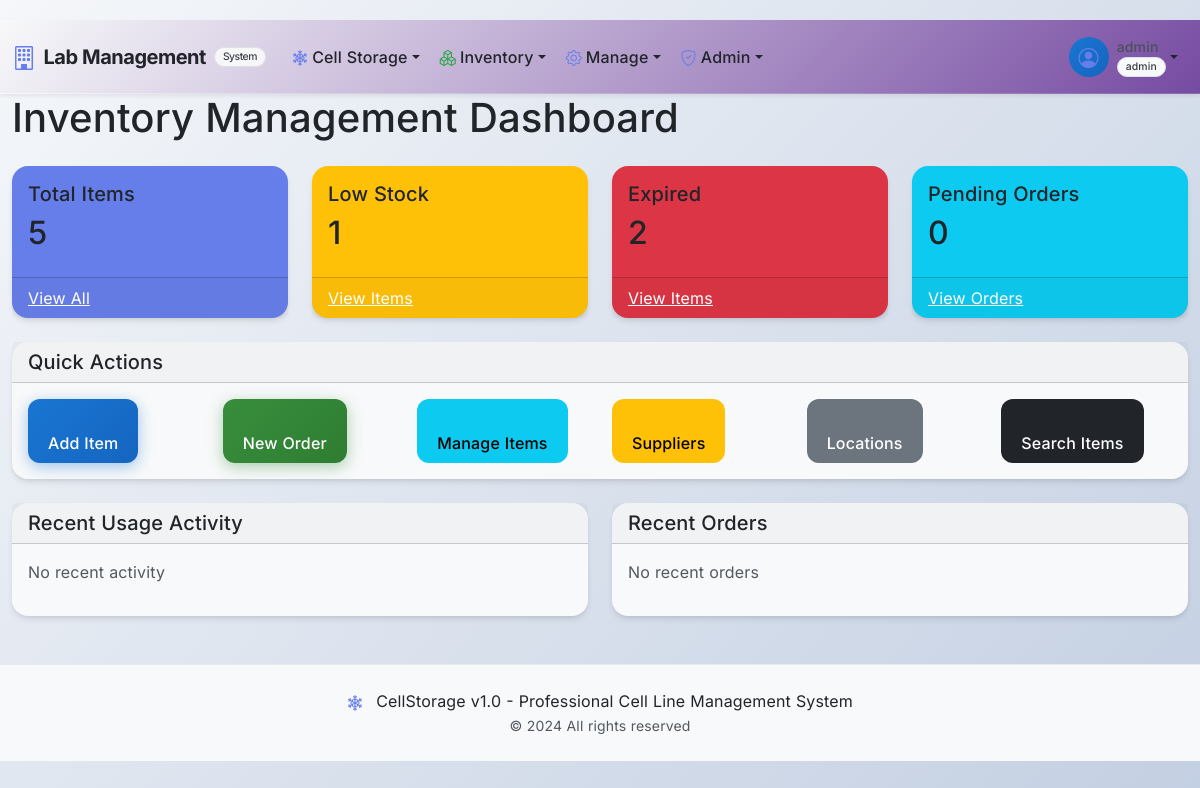
The page /inventory/ (signed in) on the database as committed earlier.
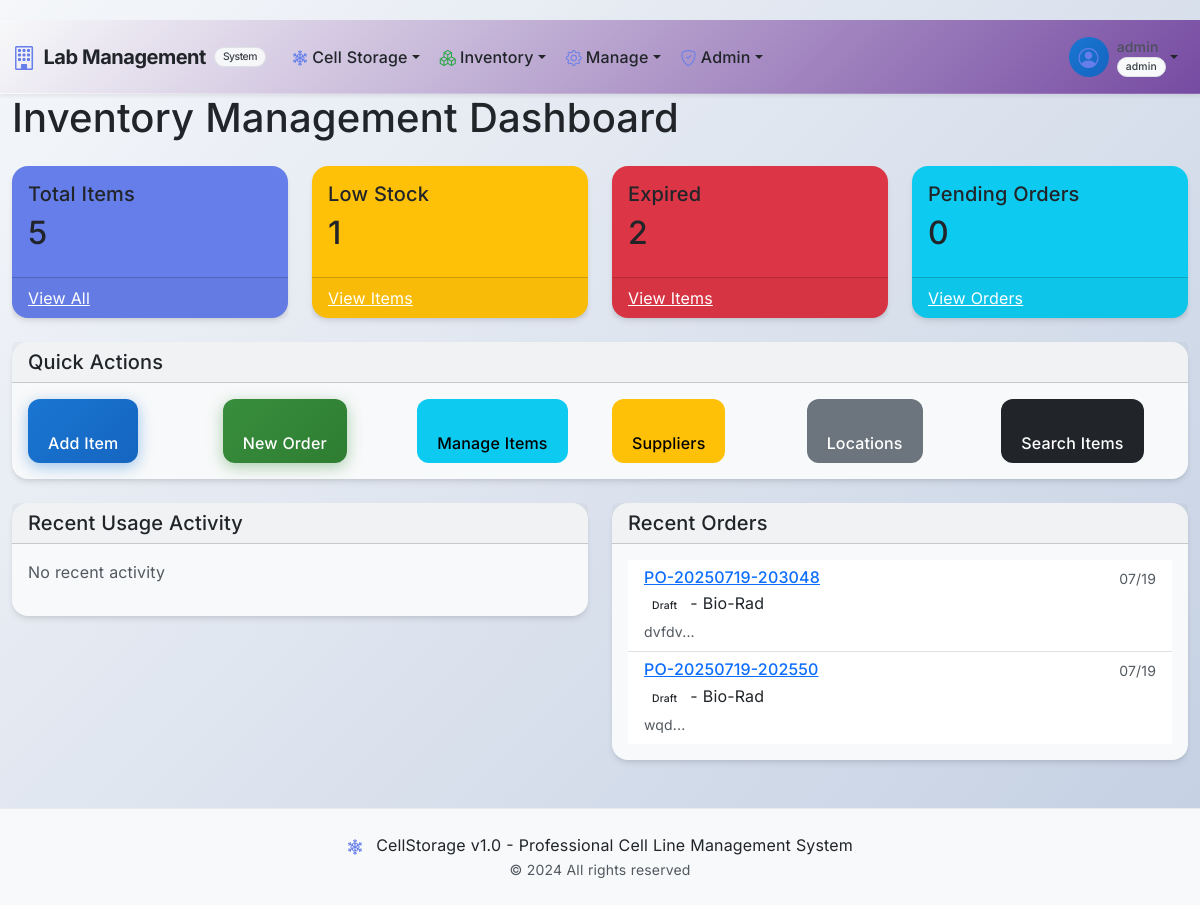
The same page on the database as committed later.
### app/inventory/models.py (models this page shows, shortened)
class Order(db.Model):
    __tablename__ = 'orders'
    id = db.Column(db.Integer, primary_key=True)
    order_number = db.Column(db.String(64), unique=True, nullable=False)
    status = db.Column(db.String(32), default='Draft')
    priority = db.Column(db.String(16), default='Normal')
    requested_by_user_id = db.Column(db.Integer, db.ForeignKey('users.id'), nullable=False)
    approved_by_user_id = db.Column(db.Integer, db.ForeignKey('users.id'))
    supplier_id = db.Column(db.Integer, db.ForeignKey('suppliers.id'))
    total_cost = db.Column(db.Float)
    currency = db.Column(db.String(8), default='USD')
    requested_date = db.Column(db.DateTime, default=datetime.utcnow)
    needed_by_date = db.Column(db.Date)
    approved_date = db.Column(db.DateTime)
    ordered_date = db.Column(db.DateTime)
    received_date = db.Column(db.DateTime)
    justification = db.Column(db.Text)
    notes = db.Column(db.Text)
    items = db.relationship('OrderItem', backref='order_info', lazy='dynamic', cascade='all, delete-orphan')
    requested_by = db.relationship('User', foreign_keys=[requested_by_user_id], backref='orders_requested')
    approved_by = db.relationship('User', foreign_keys=[approved_by_user_id], backref='orders_approved')

class Supplier(db.Model):
    __tablename__ = 'suppliers'
    id = db.Column(db.Integer, primary_key=True)
    name = db.Column(db.String(128), nullable=False)
    contact_person = db.Column(db.String(128))
    email = db.Column(db.String(128))
    phone = db.Column(db.String(32))
    website = db.Column(db.String(255))
    address = db.Column(db.Text)
    notes = db.Column(db.Text)
    is_active = db.Column(db.Boolean, default=True)
    created_at = db.Column(db.DateTime, default=datetime.utcnow)
    items = db.relationship('InventoryItem', backref='supplier_info', lazy='dynamic')
    orders = db.relationship('Order', backref='supplier_info', lazy='dynamic')

### app/inventory/routes.py (the view)
@bp.route('/')
@login_required
@require_permission('inventory.view')
def index():
    total_items = InventoryItem.query.filter(InventoryItem.status != 'Used Up').count()
    low_stock_items = InventoryItem.query.filter(InventoryItem.current_quantity <= InventoryItem.minimum_quantity).count()
    expired_items = InventoryItem.query.filter(InventoryItem.expiration_date < date.today()).count()
    pending_orders = Order.query.filter(Order.status.in_(['Submitted', 'Approved'])).count()
    recent_usage = UsageLog.query.order_by(UsageLog.timestamp.desc()).limit(5).all()
    recent_orders = Order.query.order_by(Order.requested_date.desc()).limit(5).all()
    active_alerts = StockAlert.query.filter_by(is_active=True, is_acknowledged=False).limit(5).all()
    return render_template('inventory/dashboard.html',
                         total_items=total_items,
                         low_stock_items=low_stock_items,
                         expired_items=expired_items,
                         pending_orders=pending_orders,
                         recent_usage=recent_usage,
                         recent_orders=recent_orders,
                         active_alerts=active_alerts)

### app/cell_storage/models.py (called while the page is built)
    @property
    def is_admin(self):
        return self.role == 'admin'

### app/shared/permissions.py (called while the page is built)
def require_permission(permission, resource_type=None, resource_id_param=None):
    def decorator(f):
        @wraps(f)
        def decorated_function(*args, **kwargs):
            if not current_user.is_authenticated:
                abort(401)
            resource_id = None
            if resource_id_param:
                resource_id = kwargs.get(resource_id_param) or request.args.get(resource_id_param)
            if not PermissionManager.has_permission(
                current_user.id,
                permission,
                resource_type,
                resource_id
            ):
                abort(403)
            return f(*args, **kwargs)
        return decorated_function
    return decorator

def has_permission(permission, resource_type=None, resource_id=None):
    if not current_user.is_authenticated:
        return False
    return PermissionManager.has_permission(
        current_user.id,
        permission,
        resource_type,
        resource_id
    )

def can_view_inventory():
    return has_permission('inventory.view')

def can_manage_locations():
    return has_permission('location.edit')

### app/templates/inventory/dashboard.html (shortened to what the changed rows need)
{% extends "base.html" %}
{% block content %}
<div class="container-fluid">
    <div class="row">
        <div class="col-12">
            <h1 class="mb-4">
                 Inventory Management Dashboard
            </h1>
        </div>
    </div>
    <div class="row mb-4">
        <div class="col-md-3">
            <div class="card bg-primary text-white">
                <div class="card-body">
                    <div class="d-flex justify-content-between">
                        <div>
                            <h2>{{ total_items }}</h2>
                        </div>
                    </div>
                </div>
            </div>
        </div>
        <div class="col-md-3">
            <div class="card bg-warning text-white">
                <div class="card-body">
                    <div class="d-flex justify-content-between">
                        <div>
                            <h2>{{ low_stock_items }}</h2>
                        </div>
                    </div>
                </div>
            </div>
        </div>
        <div class="col-md-3">
            <div class="card bg-danger text-white">
                <div class="card-body">
                    <div class="d-flex justify-content-between">
                        <div>
                            <h2>{{ expired_items }}</h2>
                        </div>
                    </div>
                </div>
            </div>
        </div>
        <div class="col-md-3">
            <div class="card bg-info text-white">
                <div class="card-body">
                    <div class="d-flex justify-content-between">
                        <div>
                            <h2>{{ pending_orders }}</h2>
                        </div>
                    </div>
                </div>
            </div>
        </div>
    </div>
    <div class="row">
        <div class="col-md-6">
            <div class="card">
                <div class="card-body">
                    {% if recent_orders %}
                        <div class="list-group list-group-flush">
                            {% for order in recent_orders %}
                            <div class="list-group-item">
                                <div class="d-flex w-100 justify-content-between">
                                    <h6 class="mb-1">
                                        <a href="{{ url_for('inventory.order_detail', order_id=order.id) }}">
                                            {{ order.order_number }}
                                        </a>
                                    </h6>
                                    <small>{{ order.requested_date.strftime('%m/%d') }}</small>
                                </div>
                                <p class="mb-1">
                                    <span class="badge badge-{{ 'success' if order.status == 'Approved' else 'warning' if order.status == 'Submitted' else 'secondary' }}">
                                        {{ order.status }}
                                    </span>
                                    {% if order.supplier_info %}
                                        - {{ order.supplier_info.name }}
                                    {% endif %}
                                </p>
                                <small>{{ order.justification[:50] }}...</small>
                            </div>
                            {% endfor %}
                        </div>
                    {% else %}
                        <p class="text-muted">No recent orders</p>
                    {% endif %}
                </div>
            </div>
        </div>
    </div>
</div>
{% endblock %}

Rows that differ between the two databases and show on the page:
added Order: order_number "PO-20250719-203048", requested_date "07/19", status "Draft", supplier_info.name "Bio-Rad", justification "dvfdv"
added Order: order_number "PO-20250719-202550", requested_date "07/19", status "Draft", supplier_info.name "Bio-Rad", justification "wqd"
Other text that changed with them:
text no longer shown: "No recent orders"
